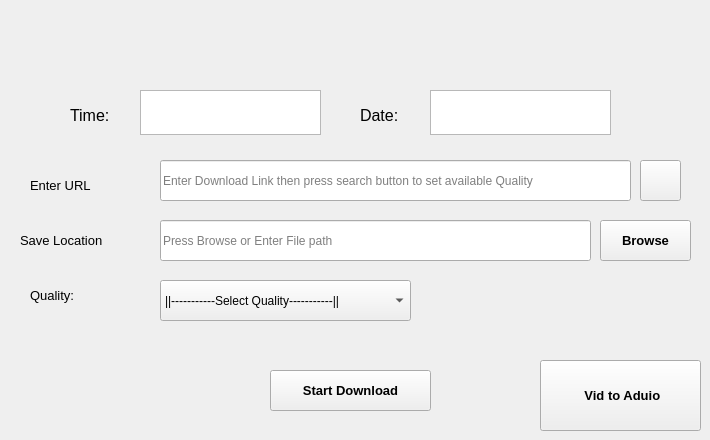
      <widget class="QWidget" name="tab_5">
       <attribute name="title">
        <string>Tab 1</string>
       </attribute>
       <widget class="QLabel" name="label_14">
        <property name="geometry">
         <rect>
          <x>70</x>
          <y>100</y>
          <width>55</width>
          <height>31</height>
         </rect>
        </property>
        <property name="font">
         <font>
          <pointsize>12</pointsize>
         </font>
        </property>
        <property name="text">
         <string>Time:</string>
        </property>
       </widget>
       <widget class="QLabel" name="label_19">
        <property name="geometry">
         <rect>
          <x>30</x>
          <y>170</y>
          <width>81</width>
          <height>31</height>
         </rect>
        </property>
        <property name="font">
         <font>
          <pointsize>10</pointsize>
          <weight>50</weight>
          <bold>false</bold>
         </font>
        </property>
        <property name="text">
         <string>Enter URL</string>
        </property>
       </widget>
       <widget class="QPushButton" name="pushButton_22">
        <property name="geometry">
         <rect>
          <x>640</x>
          <y>160</y>
          <width>41</width>
          <height>41</height>
         </rect>
        </property>
        <property name="font">
         <font>
          <pointsize>10</pointsize>
          <weight>75</weight>
          <bold>true</bold>
         </font>
        </property>
        <property name="cursor">
         <cursorShape>PointingHandCursor</cursorShape>
        </property>
        <property name="mouseTracking">
         <bool>false</bool>
        </property>
        <property name="styleSheet">
         <string notr="true">image: url(:/icons/icons/iconfinder_icon-ios7-search-strong_211817.png);</string>
        </property>
        <property name="text">
         <string/>
        </property>
       </widget>
       <widget class="QLabel" name="label_21">
        <property name="geometry">
         <rect>
          <x>30</x>
          <y>280</y>
          <width>81</width>
          <height>31</height>
         </rect>
        </property>
        <property name="font">
         <font>
          <pointsize>10</pointsize>
          <weight>50</weight>
          <bold>false</bold>
         </font>
        </property>
        <property name="text">
         <string>Quality:</string>
        </property>
       </widget>
       <widget class="QLabel" name="label_20">
        <property name="geometry">
         <rect>
          <x>20</x>
          <y>220</y>
          <width>111</width>
          <height>41</height>
         </rect>
        </property>
        <property name="font">
         <font>
          <pointsize>10</pointsize>
          <weight>50</weight>
          <bold>false</bold>
         </font>
        </property>
        <property name="text">
         <string>Save Location</string>
        </property>
       </widget>
       <widget class="QPushButton" name="pushButton_20">
        <property name="geometry">
         <rect>
          <x>270</x>
          <y>370</y>
          <width>161</width>
          <height>41</height>
         </rect>
        </property>
        <property name="font">
         <font>
          <pointsize>10</pointsize>
          <weight>75</weight>
          <bold>true</bold>
         </font>
        </property>
        <property name="cursor">
         <cursorShape>PointingHandCursor</cursorShape>
        </property>
        <property name="text">
         <string>Start Download</string>
        </property>
        <property name="default">
         <bool>false</bool>
        </property>
        <property name="flat">
         <bool>false</bool>
        </property>
       </widget>
       <widget class="QPushButton" name="pushButton_21">
        <property name="geometry">
         <rect>
          <x>600</x>
          <y>220</y>
          <width>91</width>
          <height>41</height>
         </rect>
        </property>
        <property name="font">
         <font>
          <pointsize>10</pointsize>
          <weight>75</weight>
          <bold>true</bold>
         </font>
        </property>
        <property name="cursor">
         <cursorShape>PointingHandCursor</cursorShape>
        </property>
        <property name="mouseTracking">
         <bool>false</bool>
        </property>
        <property name="text">
         <string>Browse</string>
        </property>
       </widget>
       <widget class="QComboBox" name="comboBox">
        <property name="geometry">
         <rect>
          <x>160</x>
          <y>280</y>
          <width>251</width>
          <height>41</height>
         </rect>
        </property>
        <property name="font">
         <font>
          <pointsize>9</pointsize>
         </font>
        </property>
        <property name="editable">
         <bool>false</bool>
        </property>
        <property name="maxVisibleItems">
         <number>3</number>
        </property>
        <property name="insertPolicy">
         <enum>QComboBox::InsertAtBottom</enum>
        </property>
        <property name="frame">
         <bool>true</bool>
        </property>
        <item>
         <property name="text">
          <string>||-----------Select Quality-----------||</string>
         </property>
        </item>
       </widget>
       <widget class="QTextBrowser" name="textBrowser_4">
        <property name="geometry">
         <rect>
          <x>430</x>
          <y>90</y>
          <width>181</width>
          <height>45</height>
         </rect>
        </property>
        <property name="maximumSize">
         <size>
          <width>16777215</width>
          <height>45</height>
         </size>
        </property>
        <property name="font">
         <font>
          <family>MS Shell Dlg 2</family>
          <pointsize>15</pointsize>
         </font>
        </property>
        <property name="focusPolicy">
         <enum>Qt::NoFocus</enum>
        </property>
        <property name="verticalScrollBarPolicy">
         <enum>Qt::ScrollBarAlwaysOff</enum>
        </property>
        <property name="horizontalScrollBarPolicy">
         <enum>Qt::ScrollBarAlwaysOff</enum>
        </property>
        <property name="sizeAdjustPolicy">
         <enum>QAbstractScrollArea::AdjustIgnored</enum>
        </property>
        <property name="html">
         <string>&lt;!DOCTYPE HTML PUBLIC &quot;-//W3C//DTD HTML 4.0//EN&quot; &quot;http://www.w3.org/TR/REC-html40/strict.dtd&quot;&gt;
&lt;html&gt;&lt;head&gt;&lt;meta name=&quot;qrichtext&quot; content=&quot;1&quot; /&gt;&lt;style type=&quot;text/css&quot;&gt;
p, li { white-space: pre-wrap; }
&lt;/style&gt;&lt;/head&gt;&lt;body style=&quot; font-family:'MS Shell Dlg 2'; font-size:15pt; font-weight:400; font-style:normal;&quot;&gt;
&lt;p align=&quot;center&quot; style=&quot;-qt-paragraph-type:empty; margin-top:0px; margin-bottom:0px; margin-left:0px; margin-right:0px; -qt-block-indent:0; text-indent:0px; font-size:10pt;&quot;&gt;&lt;br /&gt;&lt;/p&gt;&lt;/body&gt;&lt;/html&gt;</string>
        </property>
       </widget>
       <widget class="QTextBrowser" name="textBrowser_3">
        <property name="geometry">
         <rect>
          <x>140</x>
          <y>90</y>
          <width>181</width>
          <height>45</height>
         </rect>
        </property>
        <property name="maximumSize">
         <size>
          <width>16777215</width>
          <height>45</height>
         </size>
        </property>
        <property name="font">
         <font>
          <family>MS Shell Dlg 2</family>
          <pointsize>15</pointsize>
         </font>
        </property>
        <property name="focusPolicy">
         <enum>Qt::NoFocus</enum>
        </property>
        <property name="verticalScrollBarPolicy">
         <enum>Qt::ScrollBarAlwaysOff</enum>
        </property>
        <property name="horizontalScrollBarPolicy">
         <enum>Qt::ScrollBarAlwaysOff</enum>
        </property>
        <property name="sizeAdjustPolicy">
         <enum>QAbstractScrollArea::AdjustIgnored</enum>
        </property>
        <property name="html">
         <string>&lt;!DOCTYPE HTML PUBLIC &quot;-//W3C//DTD HTML 4.0//EN&quot; &quot;http://www.w3.org/TR/REC-html40/strict.dtd&quot;&gt;
&lt;html&gt;&lt;head&gt;&lt;meta name=&quot;qrichtext&quot; content=&quot;1&quot; /&gt;&lt;style type=&quot;text/css&quot;&gt;
p, li { white-space: pre-wrap; }
&lt;/style&gt;&lt;/head&gt;&lt;body style=&quot; font-family:'MS Shell Dlg 2'; font-size:15pt; font-weight:400; font-style:normal;&quot;&gt;
&lt;p align=&quot;center&quot; style=&quot;-qt-paragraph-type:empty; margin-top:0px; margin-bottom:0px; margin-left:0px; margin-right:0px; -qt-block-indent:0; text-indent:0px; font-size:10pt;&quot;&gt;&lt;br /&gt;&lt;/p&gt;&lt;/body&gt;&lt;/html&gt;</string>
        </property>
       </widget>
       <widget class="QLineEdit" name="lineEdit_4">
        <property name="geometry">
         <rect>
          <x>160</x>
          <y>160</y>
          <width>471</width>
          <height>41</height>
         </rect>
        </property>
        <property name="font">
         <font>
          <pointsize>9</pointsize>
         </font>
        </property>
        <property name="styleSheet">
         <string notr="true"/>
        </property>
        <property name="text">
         <string/>
        </property>
        <property name="placeholderText">
         <string>Enter Download Link then press search button to set available Quality </string>
        </property>
        <property name="clearButtonEnabled">
         <bool>true</bool>
        </property>
       </widget>
       <widget class="QLineEdit" name="lineEdit_5">
        <property name="geometry">
         <rect>
          <x>160</x>
          <y>220</y>
          <width>431</width>
          <height>41</height>
         </rect>
        </property>
        <property name="font">
         <font>
          <pointsize>9</pointsize>
         </font>
        </property>
        <property name="toolTip">
         <string>&lt;html&gt;&lt;head/&gt;&lt;body&gt;&lt;p&gt;&lt;br/&gt;&lt;/p&gt;&lt;/body&gt;&lt;/html&gt;</string>
        </property>
        <property name="styleSheet">
         <string notr="true"/>
        </property>
        <property name="text">
         <string/>
        </property>
        <property name="placeholderText">
         <string>Press Browse or Enter File path</string>
        </property>
        <property name="clearButtonEnabled">
         <bool>true</bool>
        </property>
       </widget>
       <widget class="QPushButton" name="pushButton_23">
        <property name="geometry">
         <rect>
          <x>540</x>
          <y>360</y>
          <width>161</width>
          <height>71</height>
         </rect>
        </property>
        <property name="font">
         <font>
          <pointsize>10</pointsize>
          <weight>75</weight>
          <bold>true</bold>
         </font>
        </property>
        <property name="cursor">
         <cursorShape>PointingHandCursor</cursorShape>
        </property>
        <property name="text">
         <string> Vid to Aduio</string>
        </property>
        <property name="icon">
         <iconset resource="icons.qrc">
          <normaloff>:/icons/icons/iconfinder_volume-24_103167.png</normaloff>:/icons/icons/iconfinder_volume-24_103167.png</iconset>
        </property>
        <property name="default">
         <bool>false</bool>
        </property>
        <property name="flat">
         <bool>false</bool>
        </property>
       </widget>
       <widget class="QLabel" name="label_22">
        <property name="geometry">
         <rect>
          <x>30</x>
          <y>360</y>
          <width>221</width>
          <height>71</height>
         </rect>
        </property>
        <property name="font">
         <font>
          <pointsize>9</pointsize>
         </font>
        </property>
        <property name="styleSheet">
         <string notr="true"/>
        </property>
        <property name="text">
         <string>&lt;html&gt;&lt;head/&gt;&lt;body&gt;&lt;p align=&quot;center&quot;&gt;&lt;br/&gt;&lt;/p&gt;&lt;/body&gt;&lt;/html&gt;</string>
        </property>
       </widget>
       <widget class="QLabel" name="label_27">
        <property name="geometry">
         <rect>
          <x>360</x>
          <y>100</y>
          <width>55</width>
          <height>31</height>
         </rect>
        </property>
        <property name="font">
         <font>
          <pointsize>12</pointsize>
         </font>
        </property>
        <property name="text">
         <string>Date:</string>
        </property>
       </widget>
      </widget>
